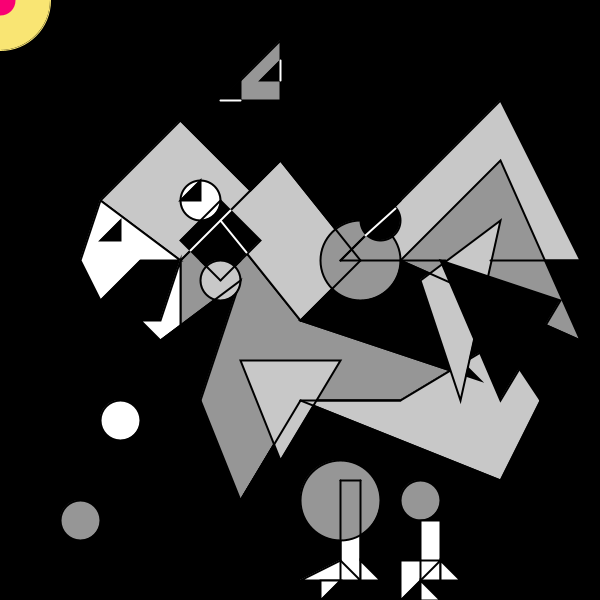
Frame 1 (no input)
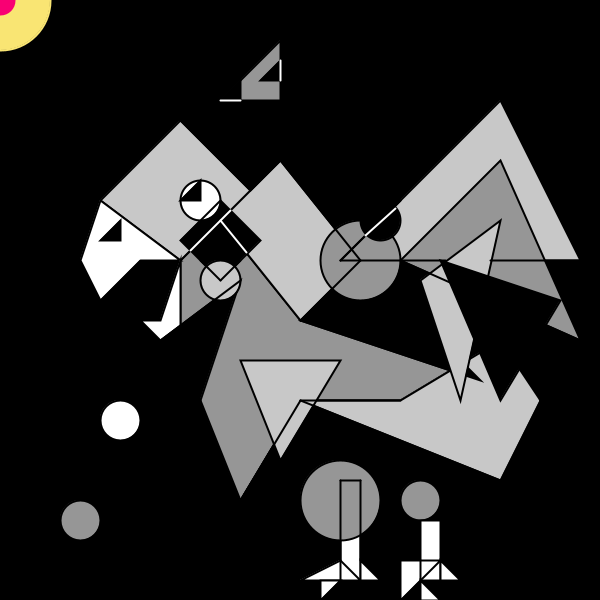
Frame 60 (the mouse pressed at the canvas centre just before this capture)
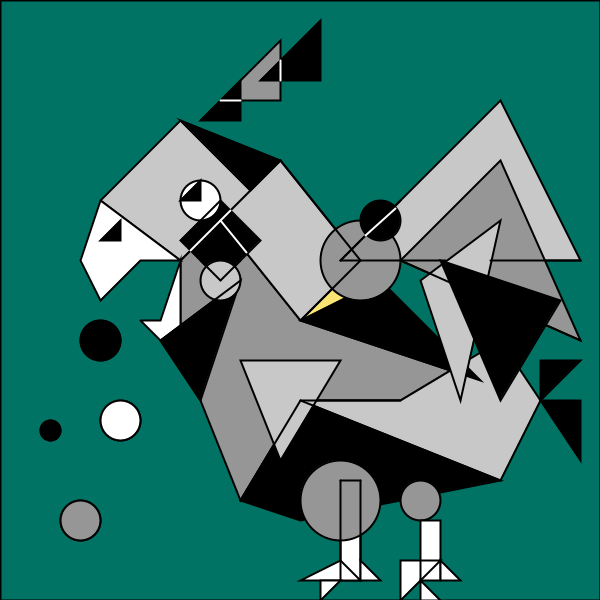
Frame 120 (the mouse held since frame 60 and released just before this capture)

The Processing sketch that drew these frames (run headless with seeded random() and noise(); from frame 60 on, the mouse is pressed at the canvas centre):

// Processing sketch: processing_14336
// ── processing_14336.pde


float x;
float y;
float px;
float py;
float easing = 0.04;
 

void setup() {
  size(600,600);
  smooth();
}

void draw() { 
   
 
  float mapColorG =  map(mouseX, 0, 600, 0,230);  
   float mapColorB =  map(mouseX, 0, 600, 0, 200);  
   fill(0, mapColorG, mapColorB);  
  rect(0, 0, width, height); // Black line
  
 fill(249,229,115);
 stroke(249,229,115);
  ellipse(mouseX, mouseY, 100,100);
   
  
float targetX = mouseX;
 x += (targetX - x) * easing;
 float targetY = mouseY;
  y += (targetY - y)* easing;
  float weight = dist(x, y, px, py);
   stroke(249,0,115);
  strokeWeight(30);
  line(x,y,px,py);
  py = y;
  px = x;

  

strokeWeight(2);  

fill(150);  
stroke(0);  
beginShape();  
vertex(180,260);  
vertex(220,220);  
vertex(300,320);  
vertex(450,370);  
vertex(400,400);  
vertex(300,400);  
vertex(240,500);  
vertex(200,400);  
vertex(160,340);  
vertex(180,340);  
vertex(180,260);  
endShape();  
fill(200);  
stroke(0);  
quad(180,120,250,190,180,260,100,200);  
quad(280,160,360,260,300,320,220,220);  
fill(0);  
quad(300,400,500,480,300,520,240,500);  
fill(200);  
beginShape();  
vertex(300,400);  
vertex(400,400);  
vertex(500,340);  
vertex(540,400);  
vertex(500,480);  
vertex(300,400);  
endShape();  
fill(200);  
triangle(500,100,580,260,340,260);  
fill(150);  
triangle(500,160,580,340,400,260);  
fill(0);  
triangle(380,280,480,380,300,320);  
fill(200);  
triangle(420,280,500,220,460,400);  
fill(0);  
triangle(440,260,560,300,500,400);  
triangle(540,360,580,360,540,400);  
triangle(540,400,580,400,580,460);  
fill(0);  
triangle(180,120,280,160,250,190);  
fill(255);  

beginShape();
vertex(100,200);  
vertex(180,260);  
vertex(140,260);  
vertex(100,300);  
vertex(80,260);  
vertex(100,200);  
endShape();

beginShape();  
vertex(140,320);  
vertex(160,320);  
vertex(180,260);  
vertex(180,340);  
vertex(160,340);  
vertex(140,320);  
endShape();  
rect(340,480,20,100);  
fill(150);  
ellipse(340,500,80,80);  
ellipse(420,500,40,40);  
ellipse(360,260,80,80);  
fill(0);  
ellipse(380,220,40,40);  

fill(255);  
rect(420,520,20,60);  

fill(0);  
ellipse(100,340,40,40);  
if (mousePressed){
  if(mouseButton == LEFT){
    fill(250,0,0);
  }
  else{
    fill(0);
  }
  ellipse(100,340,40,40);
}
fill(255);  
ellipse(120,420,40,40);  

if (mousePressed){
  if(mouseButton == LEFT){
    fill(0,240,50);
  }
  else{
    fill(255);
  }
  ellipse(120,420,40,40);
}

fill(0);  
ellipse(50,430,20,20);
if (mousePressed){
  if(mouseButton == LEFT){
    fill(198,30,198);
  }
  else{
    fill(0);
  }
  ellipse(50,430,20,20);
}


fill(150);  
ellipse(80,520,40,40);  
if (mousePressed){
  if(mouseButton == LEFT){
    fill(249,144,98);
  }
  else{
    fill(150);
  }
  ellipse(80,520,40,40);
}

fill(0);  
quad(220,200,260,240,220,280,180,240);  
fill(255);  
ellipse(200,200,40,40);  
fill(0);  
triangle(160,340,240,280,200,400);  
fill(200);  
ellipse(220,280,40,40);  
fill(0);  
triangle(120,220,120,240,100,240);  
triangle(200,180,200,200,180,200);  
fill(255);  
triangle(300,580,340,560,360,580);
triangle(360,560,380,580,360,580);  
triangle(320,580,340,580,320,600);  
triangle(400,560,440,560,400,600);  
triangle(420,580,440,600,420,600);  
triangle(440,560,460,580,440,580);  
fill(200);  
triangle(240,360,340,360,280,460);  
fill(150);  
triangle(280,40,280,100,220,100);  
fill(0);  
triangle(240,80,240,120,200,120);  
triangle(320,20,320,80,260,80);  
line(200,220,220,200);  
line(200,260,220,280);  
line(220,280,240,260);  
line(160,340,240,280);  
line(240,500,300,400);  
line(300,400,500,480);  
line(300,400,400,400);  
stroke(255);  
line(220,100,240,100);  
line(280,80,280,60);  
line(190,250,230,210);  
line(220,220,246,252);  
stroke(0);  
line(360,260,280,160);  
line(300,320,360,260);  
line(400,200,340,260);  
line(340,260,400,200);  
line(340,260,400,260);  
stroke(255);  
line(395,208,365,235);  
stroke(0);  
line(400,260,445,260);  
line(490,260,580,260);  
line(400,260,580,340);  
line(340,560,340,480);  
line(340,480,360,480);  
line(360,480,360,560);   
line(340,560,340,580);  
line(420,560,420,580); 
}
